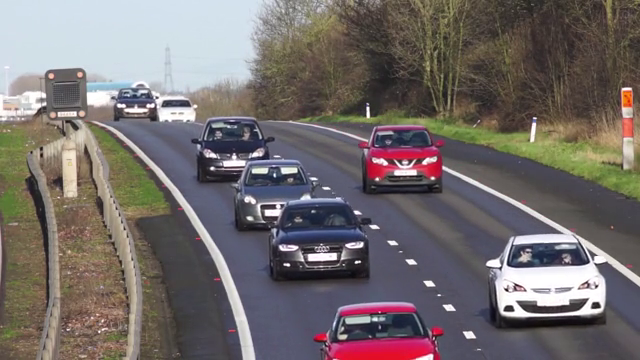
#> input picture frame 37 of videos/cars_video.mp4, 640 x 360 px
$ python horn_chunk.py   (older library calls are emulated)
#> lines starting #> are read from the running program, lines starting #| are printed output that depends on the picture
import cv2
import os
import numpy as np
from scipy.signal import convolve2d
LAPLACIAN_MASK = np.array([
    [1/12, 1/6, 1/12], [1/6, 0, 1/6], [1/12, 1/6, 1/12]
])
kernelX = np.array([[-1, 1], [-1, 1]]) * 0.25  # kernel for computing d/dx

kernelY = np.array([[-1, -1], [1, 1]]) * 0.25
kernelT = np.ones((2, 2)) * 0.25


def compute_flow_map(u, v, gran=8):
    flow_map = np.zeros(u.shape, "uint8")
    for y in range(0, flow_map.shape[0], gran):
        for x in range(0, flow_map.shape[1], gran):
            if y % gran == 0 and x % gran == 0:
                dx = 3 * int(u[y, x])
                dy = 3 * int(v[y, x])
                if dx > 0 or dy > 0:
                    cv2.arrowedLine(flow_map, (x, y), (x + dx, y + dy), 255, 1)
    return flow_map


# [13 lines left out: function compute_optical_flow, not called in this run]


depth = cv2.CV_32F
SUM_KERNEL = np.ones((3, 3))


# [52 lines left out: functions horn_chunk_optical_flow, _lucucs_kanda_opticlaflow, not called in this run]


def _lucucs_kanda_opticlaflow_2(previous_frame, current_frame, window_size=15):
    # Convert frames to grayscale
    previous_frame = np.expand_dims(previous_frame, axis=2)
    current_frame = np.expand_dims(current_frame, axis=2)

    previous_gray = np.mean(previous_frame, axis=2)
    current_gray = np.mean(current_frame, axis=2)

    # Compute gradients
    kernel = np.array([[-1, 1], [-1, 1]]) * 0.25
    fx = np.convolve(previous_gray.flatten(), kernel.flatten(),
                     mode='same').reshape(previous_gray.shape)
    fy = np.convolve(previous_gray.flatten(), kernel.flatten()[
                     ::-1], mode='same').reshape(previous_gray.shape)
    ft = current_gray - previous_gray

    # Compute optical flow
    half_window = window_size // 2
    u = np.zeros_like(previous_gray)
    v = np.zeros_like(previous_gray)

    for i in range(half_window, previous_gray.shape[0] - half_window):
        for j in range(half_window, previous_gray.shape[1] - half_window):
            Ix = fx[i - half_window:i + half_window + 1, j -
                    half_window:j + half_window + 1].flatten()
            Iy = fy[i - half_window:i + half_window + 1, j -
                    half_window:j + half_window + 1].flatten()
            It = ft[i - half_window:i + half_window + 1, j -
                    half_window:j + half_window + 1].flatten()

            A = np.vstack((Ix, Iy)).T
            b = -It

            # Solve the linear system of equations using pseudo-inverse
            if np.linalg.matrix_rank(A) >= 2:
                flow = np.linalg.pinv(A) @ b
                u[i, j] = flow[0]
                v[i, j] = flow[1]

    return u, v


# [47 lines left out: function lucas_kanade_optical_flow, not called in this run]


def __main(f):
    os.chdir(os.path.dirname(__file__))
    cap = cv2.VideoCapture("../../videos/cars_video.mp4")
    # Create some random colors
    # Take first frame and find corners in it
    ret, old_frame = cap.read()
#> old_frame is the input picture: shape (360, 640, 3); mean B, G, R 108, 108.8, 115.8
    old_gray = cv2.GaussianBlur(cv2.cvtColor(
        old_frame, cv2.COLOR_BGR2GRAY), (15, 15), 0)
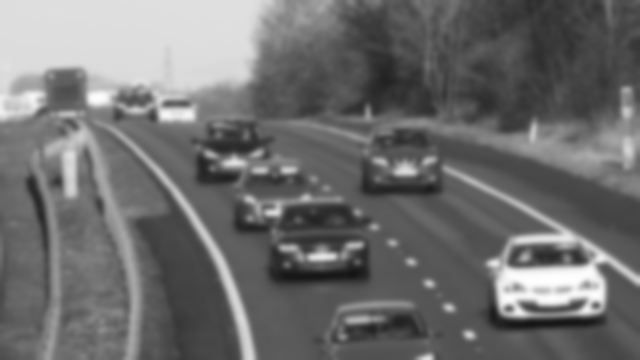
#> old_gray: shape (360, 640); min 20, max 255, mean 110.7
    corners = cv2.goodFeaturesToTrack(old_gray, mask=None,
                                      maxCorners=100,
                                      qualityLevel=0.3,
                                      minDistance=7,
                                      blockSize=7)
#> corners = 63 rows, first 8: [593, 305], [511, 308], [520, 303], [584, 301], [489, 263], [599, 266], [335, 256], [466, 333]

    corners = list(corners.reshape(-1, 2).astype(np.int16))
#> corners = 63 pairs, first value 41 to 601, second value 94 to 356

    def _hold(p):
        return max(0, min(p[0], old_gray.shape[1]-1)), max(0, min(p[1], old_gray.shape[0]-1))
    while (1):
        ret, frame = cap.read()
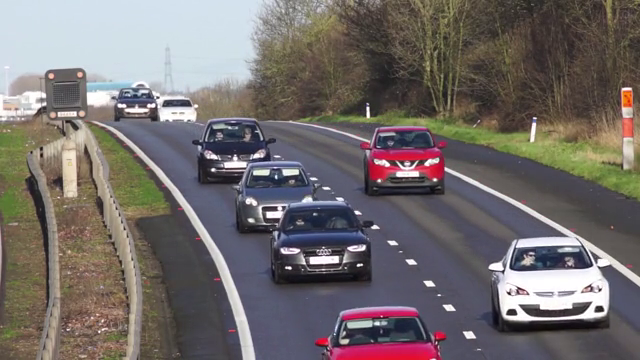
#> input picture frame 38 of videos/cars_video.mp4, 640 x 360 px
#> frame is the input picture: shape (360, 640, 3); mean B, G, R 107.8, 108.9, 115.3
        if not ret:
            print('No frames grabbed!')
            break
        frame_gray = cv2.cvtColor(frame, cv2.COLOR_BGR2GRAY)
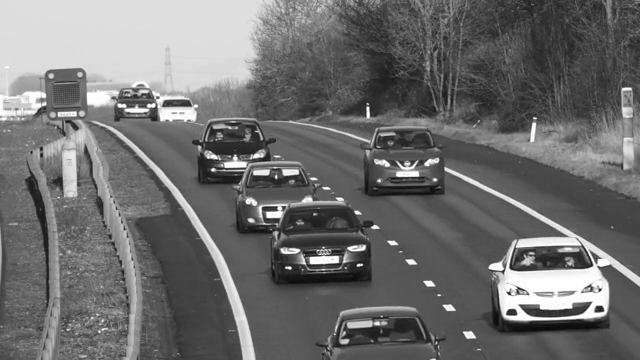
#> frame_gray: shape (360, 640); min 8, max 255, mean 110.7
        U, V = f(old_gray, frame_gray)
#> in _lucucs_kanda_opticlaflow_2, `fx = np.convolve(previous_gray.flatten(), kernel.flatten(), mode='same..`:
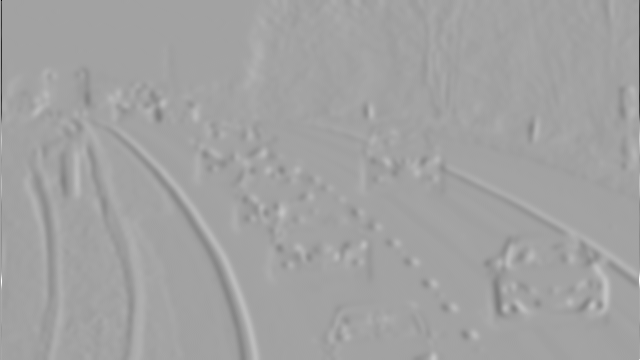
#> fx: shape (360, 640) float64; min -55.25, max 31.5, mean 0; drawn with min black and max white
#> in _lucucs_kanda_opticlaflow_2, `fy = np.convolve(previous_gray.flatten(), kernel.flatten()[ ::-1], mod..`:
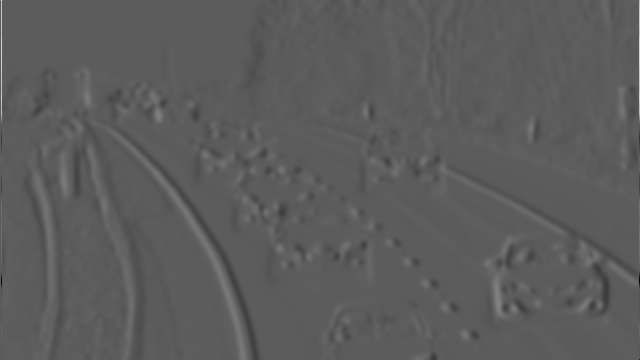
#> fy: shape (360, 640) float64; min -31.5, max 55.25, mean 0; drawn with min black and max white
#> in _lucucs_kanda_opticlaflow_2, `ft = current_gray - previous_gray`:
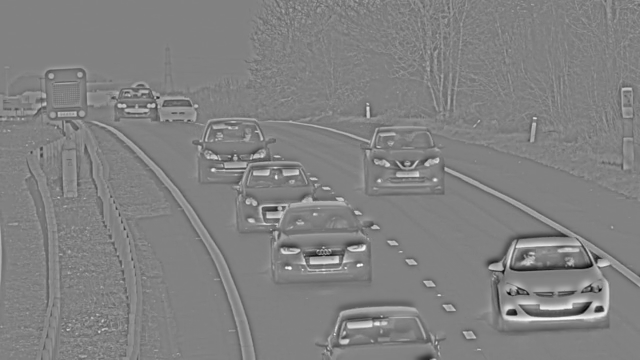
#> ft: shape (360, 640) float64; min -206, max 199, mean 0; drawn with min black and max white
#> after the loop in _lucucs_kanda_opticlaflow_2, `for i in range(half_window, previous_gray.shape[0] - half_window):`: u: shape (360, 640) float64; every value is 0

        for i, p in enumerate(corners):
            x, y = _hold(p)
            dx, dy = round(U[y, x]), round(V[y, x])

            x, y = x+dx, y+dy
            corners[i] = (x, y)
            try:
                cv2.circle(frame, (x, y), 4, (255, 255, 0), -1)
            except:
                print(x, y)
#> this loop made 63 passes
#> (x, y) on passes 1 to 12: (593, 305), (511, 308), (520, 303), (584, 301), (489, 263), (599, 266), (335, 256), (466, 333), (361, 244), (473, 336), (445, 306), (309, 257)

        cv2.imshow("FRAME", frame)
        flow_map=compute_flow_map(U,V)
#> after the loop in compute_flow_map, `for y in range(0, flow_map.shape[0], gran):`: flow_map: shape (360, 640); every value is 0
        cv2.imshow("FRAME_2",flow_map)
        old_gray = frame_gray.copy()
        key = cv2.waitKey(1)
#> (key q is pressed here)
        if key == ord("q"):
            break


if __name__ == "__main__":
    __main(_lucucs_kanda_opticlaflow_2)

$ run again, starting later in the video
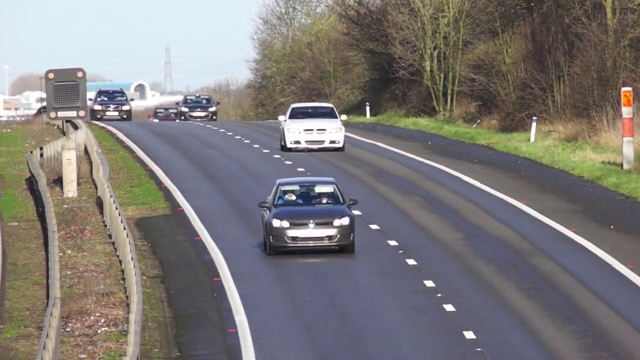
#> input picture frame 169 of videos/cars_video.mp4, 640 x 360 px
#> in __main, old_frame is the input picture: shape (360, 640, 3); mean B, G, R 120.8, 122.1, 125.7
#> in __main, `corners = cv2.goodFeaturesToTrack(old_gray, mask=None, maxCorners=100,..`: corners = 40 rows, first 8: [346, 219], [316, 189], [466, 333], [274, 221], [445, 306], [452, 308], [425, 282], [432, 284]
#> in __main, `corners = list(corners.reshape(-1, 2).astype(np.int16))`: corners = 40 pairs, first value 41 to 625, second value 89 to 333
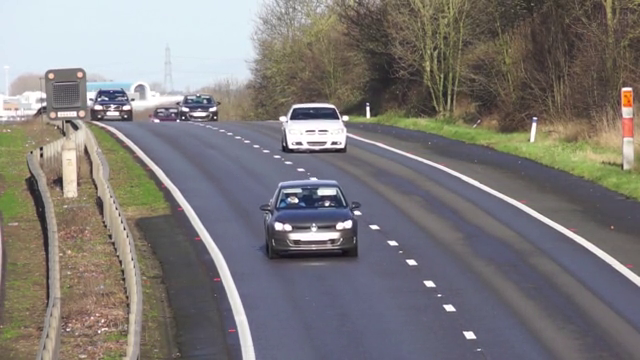
#> input picture frame 170 of videos/cars_video.mp4, 640 x 360 px
#> in __main, frame is the input picture: shape (360, 640, 3); mean B, G, R 121.1, 122.3, 126
#> in _lucucs_kanda_opticlaflow_2, `ft = current_gray - previous_gray`:
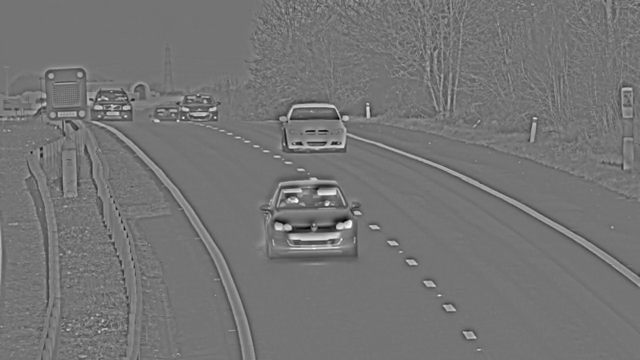
#> ft: shape (360, 640) float64; min -146, max 173, mean 0.2; drawn with min black and max white
#> the loop in __main, `for i, p in enumerate(corners):` made 40 passes

$ run again, starting later in the video
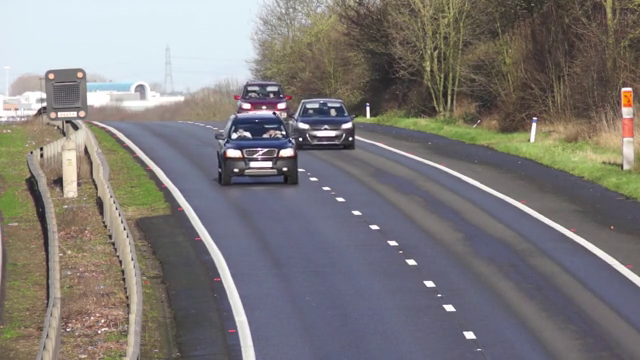
#> input picture frame 301 of videos/cars_video.mp4, 640 x 360 px
#> in __main, old_frame is the input picture: shape (360, 640, 3); mean B, G, R 121.5, 122.7, 126.3
#> in __main, `corners = cv2.goodFeaturesToTrack(old_gray, mask=None, maxCorners=100,..`: corners = 33 rows, first 8: [290, 151], [281, 153], [473, 336], [466, 334], [239, 153], [229, 151], [445, 306], [453, 309]
#> in __main, `corners = list(corners.reshape(-1, 2).astype(np.int16))`: corners = 33 pairs, first value 41 to 625, second value 94 to 336
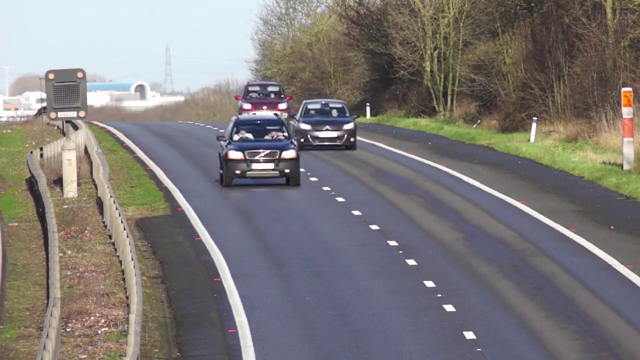
#> input picture frame 302 of videos/cars_video.mp4, 640 x 360 px
#> in __main, frame is the input picture: shape (360, 640, 3); mean B, G, R 121.5, 122.8, 126.4
#> in _lucucs_kanda_opticlaflow_2, `ft = current_gray - previous_gray`:
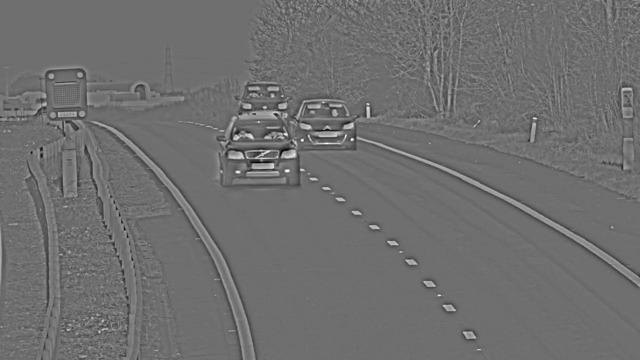
#> ft: shape (360, 640) float64; min -135, max 175, mean 0.1; drawn with min black and max white
#> the loop in __main, `for i, p in enumerate(corners):` made 33 passes
